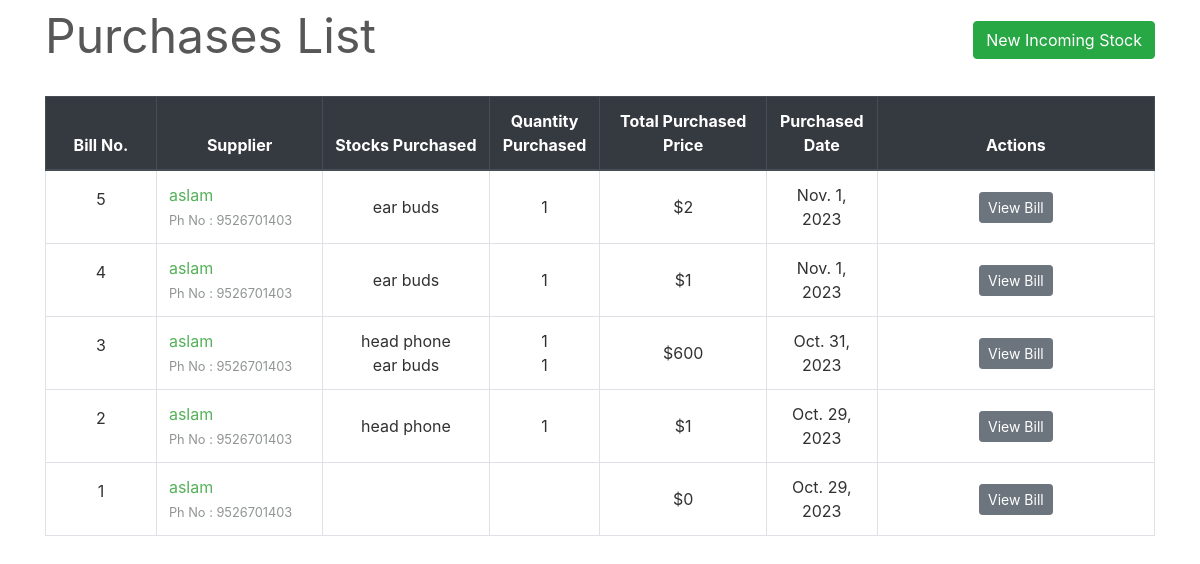
The page /transactions/purchases/ on the database its author committed.
### transactions/models.py (models this page shows, shortened)
class PurchaseBill(models.Model):
    billno = models.AutoField(primary_key=True)
    time = models.DateTimeField(auto_now=True)
    supplier = models.ForeignKey(Supplier, on_delete = models.CASCADE, related_name='purchasesupplier')
    def get_items_list(self):
        return PurchaseItem.objects.filter(billno=self)
    def get_total_price(self):
        purchaseitems = PurchaseItem.objects.filter(billno=self)
        total = 0
        for item in purchaseitems:
            total += item.totalprice
        return total

class Supplier(models.Model):
    id = models.AutoField(primary_key=True)
    name = models.CharField(max_length=150)
    phone = models.CharField(max_length=12, unique=True)
    address = models.CharField(max_length=200)
    email = models.EmailField(max_length=254, unique=True)
    is_deleted = models.BooleanField(default=False)
    def __str__(self):
	    return self.name

class PurchaseItem(models.Model):
    billno = models.ForeignKey(PurchaseBill, on_delete = models.CASCADE, related_name='purchasebillno')
    stock = models.ForeignKey(Stock, on_delete = models.CASCADE, related_name='purchaseitem')
    quantity = models.IntegerField(default=1)
    perprice = models.IntegerField(default=1)
    discount=models.IntegerField(default=1)
    totalprice = models.IntegerField(default=1)

### inventory/models.py (models this page shows, shortened)
class Stock(models.Model):
    id = models.AutoField(primary_key=True)
    name = models.CharField(max_length=30, unique=True)
    price = models.IntegerField(null=True)
    quantity = models.IntegerField(default=1)
    is_deleted = models.BooleanField(default=False)

### transactions/views.py (the view)
class PurchaseView(ListView):
    model = PurchaseBill
    template_name = "purchases/purchases_list.html"
    context_object_name = 'bills'
    ordering = ['-time']
    paginate_by = 10

### transactions/templates/purchases/purchases_list.html (shortened to what this page needs)
{% extends "base.html" %}
{% load widget_tweaks %}
{% block content %}
    <div class="row" style="color: #575757; font-style: bold; font-size: 3rem;">
        <div class="col-md-8">Purchases List</div>
        <div class="col-md-4">
            <div style="float:right;"> <a class="btn btn-success" href="{% url 'select-supplier' %}">New Incoming Stock</a> </div>
        </div>
    </div>
    <br>
    <table class="table table-css table-hover table-bordered">
        <thead class="thead-dark align-middle">
            <tr>
                <th width="10%">Bill No.</th>
                <th width="15%">Supplier</th>
                <th width="15%">Stocks Purchased</th>
                <th width="10%">Quantity Purchased</th>
                <th width="15%">Total Purchased Price</th>
                <th width="10%">Purchased Date</th>
                <th width="25%">Actions</th>
            </tr>
        </thead>
{% if bills %}
        <tbody>
            {% for purchase in bills %}
            <tr>
                <td class="align-middle"> <p>{{ purchase.billno }}</p> </td>
                <td class="">
                    {% if purchase.supplier.is_deleted %}
                        {{ purchase.supplier }}<br>
                    {% else %}
                        <a href="{% url 'supplier' purchase.supplier.name %}">{{ purchase.supplier }}</a> <br>
                    {% endif %}
                    <small style="color: #909494">Ph No : {{ purchase.supplier.phone }}</small>
                </td>
                <td class="align-middle">{% for item in purchase.get_items_list %} {{ item.stock.name }} <br> {% endfor %}</td>
                <td class="align-middle">{% for item in purchase.get_items_list %} {{ item.quantity }} <br> {% endfor %}</td>
                <td class="align-middle">${{ purchase.get_total_price }}</td>
                <td class="align-middle">{{ purchase.time.date }}</td>
                <td class="align-middle"> <a href="{% url 'purchase-bill' purchase.billno %}" class="btn btn-secondary btn-sm">View Bill</a>
                    {% if request.user.is_superuser %}<a href="{% url 'delete-purchase' purchase.pk %}" class="btn btn-danger btn-sm">Delete Bill</a> {% endif %} </td>
            </tr>
            {% endfor %}
        </tbody>
    </table>
{% else %}
        <tbody></tbody>
    </table>
    <br><br><br><br><br><br><br><br>
    <div style="color: #575757; font-style: bold; font-size: 1.5rem; text-align: center;">The records are empty. Please try adding some.</div>
{% endif %}
{% endblock content %}

### homepage/static/css/main.css (style rules this page uses)
body, html { height: 100%; }
p { color: rgb(49, 49, 49); }
a { color: #55b159; }
.table-css { color: #313131; }
.align-middle { text-align: center; }

### rows shown on the page
PurchaseBill: billno "5", supplier "aslam", supplier.phone "9526701403", get_total_price "2", time "Nov. 1, 2023"
PurchaseItem: stock.name "ear buds", quantity "1"
PurchaseBill: billno "4", supplier "aslam", supplier.phone "9526701403", get_total_price "1", time "Nov. 1, 2023"
PurchaseItem: stock.name "ear buds", quantity "1"
PurchaseBill: billno "3", supplier "aslam", supplier.phone "9526701403", get_total_price "600", time "Oct. 31, 2023"
PurchaseItem: stock.name "head phone", quantity "1"
PurchaseItem: stock.name "ear buds", quantity "1"
PurchaseBill: billno "2", supplier "aslam", supplier.phone "9526701403", get_total_price "1", time "Oct. 29, 2023"
PurchaseItem: stock.name "head phone", quantity "1"
PurchaseBill: billno "1", supplier "aslam", supplier.phone "9526701403", get_total_price "0", time "Oct. 29, 2023"
